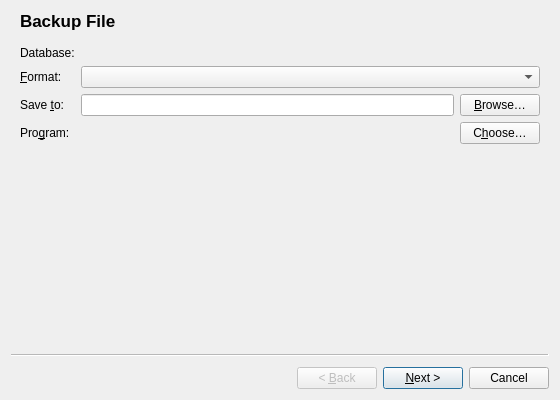
<?xml version="1.0" encoding="UTF-8"?>
<ui version="4.0">
 <class>DumpDialog</class>
 <widget class="QWizard" name="DumpDialog">
  <property name="geometry">
   <rect>
    <x>0</x>
    <y>0</y>
    <width>560</width>
    <height>400</height>
   </rect>
  </property>
  <property name="windowTitle">
   <string>Back Up</string>
  </property>
  <widget class="slonisko::ToolPage" name="filePage">
   <property name="title">
    <string>Backup File</string>
   </property>
   <layout class="QVBoxLayout" name="filePageLayout">
    <item>
     <layout class="QFormLayout" name="filePageForm">
      <item row="0" column="0">
       <widget class="QLabel" name="databaseLabel">
        <property name="text">
         <string>Database:</string>
        </property>
       </widget>
      </item>
      <item row="0" column="1">
       <widget class="QLabel" name="databaseName"/>
      </item>
      <item row="1" column="0">
       <widget class="QLabel" name="formatLabel">
        <property name="text">
         <string>&amp;Format:</string>
        </property>
        <property name="buddy">
         <cstring>format</cstring>
        </property>
       </widget>
      </item>
      <item row="1" column="1">
       <widget class="QComboBox" name="format"/>
      </item>
      <item row="2" column="0">
       <widget class="QLabel" name="pathLabel">
        <property name="text">
         <string>Save &amp;to:</string>
        </property>
        <property name="buddy">
         <cstring>path</cstring>
        </property>
       </widget>
      </item>
      <item row="2" column="1">
       <layout class="QHBoxLayout" name="pathRow">
        <item>
         <widget class="QLineEdit" name="path"/>
        </item>
        <item>
         <widget class="QPushButton" name="browse">
          <property name="text">
           <string>&amp;Browse…</string>
          </property>
         </widget>
        </item>
       </layout>
      </item>
      <item row="3" column="0">
       <widget class="QLabel" name="toolLabel">
        <property name="text">
         <string>Pro&amp;gram:</string>
        </property>
        <property name="buddy">
         <cstring>chooseTool</cstring>
        </property>
       </widget>
      </item>
      <item row="3" column="1">
       <layout class="QHBoxLayout" name="toolRow" stretch="1,0">
        <item>
         <widget class="QLabel" name="tool">
          <property name="wordWrap">
           <bool>true</bool>
          </property>
          <property name="textInteractionFlags">
           <set>Qt::TextSelectableByMouse</set>
          </property>
         </widget>
        </item>
        <item>
         <widget class="QPushButton" name="chooseTool">
          <property name="text">
           <string>C&amp;hoose…</string>
          </property>
          <property name="toolTip">
           <string>Use another copy of the program, e.g. of another PostgreSQL version</string>
          </property>
         </widget>
        </item>
       </layout>
      </item>
     </layout>
    </item>
    <item>
     <widget class="QLabel" name="problem">
      <property name="wordWrap">
       <bool>true</bool>
      </property>
      <property name="textInteractionFlags">
       <set>Qt::TextSelectableByMouse</set>
      </property>
     </widget>
    </item>
    <item>
     <spacer name="filePageSpacer">
      <property name="orientation">
       <enum>Qt::Vertical</enum>
      </property>
      <property name="sizeHint" stdset="0">
       <size>
        <width>0</width>
        <height>0</height>
       </size>
      </property>
     </spacer>
    </item>
   </layout>
  </widget>
  <widget class="QWizardPage" name="contentsPage">
   <property name="title">
    <string>Contents</string>
   </property>
   <layout class="QVBoxLayout" name="contentsPageLayout">
    <item>
     <layout class="QFormLayout" name="contentsPageForm">
      <item row="0" column="0">
       <widget class="QLabel" name="contentLabel">
        <property name="text">
         <string>C&amp;ontents:</string>
        </property>
        <property name="buddy">
         <cstring>content</cstring>
        </property>
       </widget>
      </item>
      <item row="0" column="1">
       <widget class="QComboBox" name="content"/>
      </item>
      <item row="1" column="0">
       <widget class="QLabel" name="schemasLabel">
        <property name="text">
         <string>&amp;Schemas:</string>
        </property>
        <property name="buddy">
         <cstring>schemas</cstring>
        </property>
       </widget>
      </item>
      <item row="1" column="1">
       <widget class="QLineEdit" name="schemas">
        <property name="placeholderText">
         <string>all; or names, separated by commas</string>
        </property>
       </widget>
      </item>
      <item row="2" column="0">
       <widget class="QLabel" name="tablesLabel">
        <property name="text">
         <string>&amp;Tables:</string>
        </property>
        <property name="buddy">
         <cstring>tables</cstring>
        </property>
       </widget>
      </item>
      <item row="2" column="1">
       <widget class="QLineEdit" name="tables">
        <property name="placeholderText">
         <string>all; or schema.table, separated by commas</string>
        </property>
       </widget>
      </item>
     </layout>
    </item>
    <item>
     <spacer name="contentsPageSpacer">
      <property name="orientation">
       <enum>Qt::Vertical</enum>
      </property>
      <property name="sizeHint" stdset="0">
       <size>
        <width>0</width>
        <height>0</height>
       </size>
      </property>
     </spacer>
    </item>
   </layout>
  </widget>
  <widget class="QWizardPage" name="optionsPage">
   <property name="title">
    <string>Options</string>
   </property>
   <layout class="QVBoxLayout" name="optionsPageLayout">
    <item>
     <layout class="QFormLayout" name="optionsPageForm">
      <property name="fieldGrowthPolicy">
       <enum>QFormLayout::FieldsStayAtSizeHint</enum>
      </property>
      <item row="0" column="0" colspan="2">
       <widget class="QCheckBox" name="clean">
        <property name="text">
         <string>Drop &amp;objects before creating them</string>
        </property>
        <property name="toolTip">
         <string>A script only: an archive leaves this to the restore</string>
        </property>
       </widget>
      </item>
      <item row="1" column="0" colspan="2">
       <widget class="QCheckBox" name="create">
        <property name="text">
         <string>Create the data&amp;base</string>
        </property>
        <property name="toolTip">
         <string>A script only: an archive leaves this to the restore</string>
        </property>
       </widget>
      </item>
      <item row="2" column="0" colspan="2">
       <widget class="QCheckBox" name="noOwner">
        <property name="text">
         <string>Leave out o&amp;wners</string>
        </property>
       </widget>
      </item>
      <item row="3" column="0" colspan="2">
       <widget class="QCheckBox" name="noPrivileges">
        <property name="text">
         <string>Leave out &amp;privileges</string>
        </property>
       </widget>
      </item>
      <item row="4" column="0" colspan="2">
       <widget class="QCheckBox" name="inserts">
        <property name="text">
         <string>Data as &amp;INSERT statements</string>
        </property>
        <property name="toolTip">
         <string>Slower to restore than COPY, but runs on other databases too</string>
        </property>
       </widget>
      </item>
      <item row="5" column="0">
       <widget class="QLabel" name="jobsLabel">
        <property name="text">
         <string>Parallel &amp;jobs:</string>
        </property>
        <property name="buddy">
         <cstring>jobs</cstring>
        </property>
       </widget>
      </item>
      <item row="5" column="1">
       <widget class="QSpinBox" name="jobs">
        <property name="minimum">
         <number>1</number>
        </property>
        <property name="maximum">
         <number>64</number>
        </property>
       </widget>
      </item>
      <item row="6" column="0">
       <widget class="QLabel" name="compressionLabel">
        <property name="text">
         <string>Co&amp;mpression:</string>
        </property>
        <property name="buddy">
         <cstring>compression</cstring>
        </property>
       </widget>
      </item>
      <item row="6" column="1">
       <widget class="QSpinBox" name="compression">
        <property name="minimum">
         <number>-1</number>
        </property>
        <property name="maximum">
         <number>9</number>
        </property>
        <property name="value">
         <number>-1</number>
        </property>
        <property name="specialValueText">
         <string>default</string>
        </property>
       </widget>
      </item>
     </layout>
    </item>
    <item>
     <spacer name="optionsPageSpacer">
      <property name="orientation">
       <enum>Qt::Vertical</enum>
      </property>
      <property name="sizeHint" stdset="0">
       <size>
        <width>0</width>
        <height>0</height>
       </size>
      </property>
     </spacer>
    </item>
   </layout>
  </widget>
  <widget class="slonisko::ToolPage" name="runPage">
   <property name="title">
    <string>Back Up</string>
   </property>
   <layout class="QVBoxLayout" name="runLayout" stretch="0,1,0,0">
    <item>
     <layout class="QFormLayout" name="commandForm">
      <item row="0" column="0">
       <widget class="QLabel" name="commandLabel">
        <property name="text">
         <string>Comman&amp;d:</string>
        </property>
        <property name="buddy">
         <cstring>command</cstring>
        </property>
       </widget>
      </item>
      <item row="0" column="1">
       <widget class="QLineEdit" name="command">
        <property name="readOnly">
         <bool>true</bool>
        </property>
       </widget>
      </item>
     </layout>
    </item>
    <item>
     <widget class="QPlainTextEdit" name="log">
      <property name="readOnly">
       <bool>true</bool>
      </property>
      <property name="lineWrapMode">
       <enum>QPlainTextEdit::NoWrap</enum>
      </property>
      <property name="placeholderText">
       <string>What the program writes shows here.</string>
      </property>
     </widget>
    </item>
    <item>
     <widget class="QProgressBar" name="busy">
      <property name="maximum">
       <number>0</number>
      </property>
      <property name="textVisible">
       <bool>false</bool>
      </property>
     </widget>
    </item>
    <item>
     <widget class="QLabel" name="status">
      <property name="wordWrap">
       <bool>true</bool>
      </property>
      <property name="textInteractionFlags">
       <set>Qt::TextSelectableByMouse</set>
      </property>
     </widget>
    </item>
   </layout>
  </widget>
 </widget>
 <customwidgets>
  <customwidget>
   <class>slonisko::ToolPage</class>
   <extends>QWizardPage</extends>
   <header>ToolDialog.h</header>
   <container>1</container>
  </customwidget>
 </customwidgets>
 <resources/>
 <connections/>
</ui>
